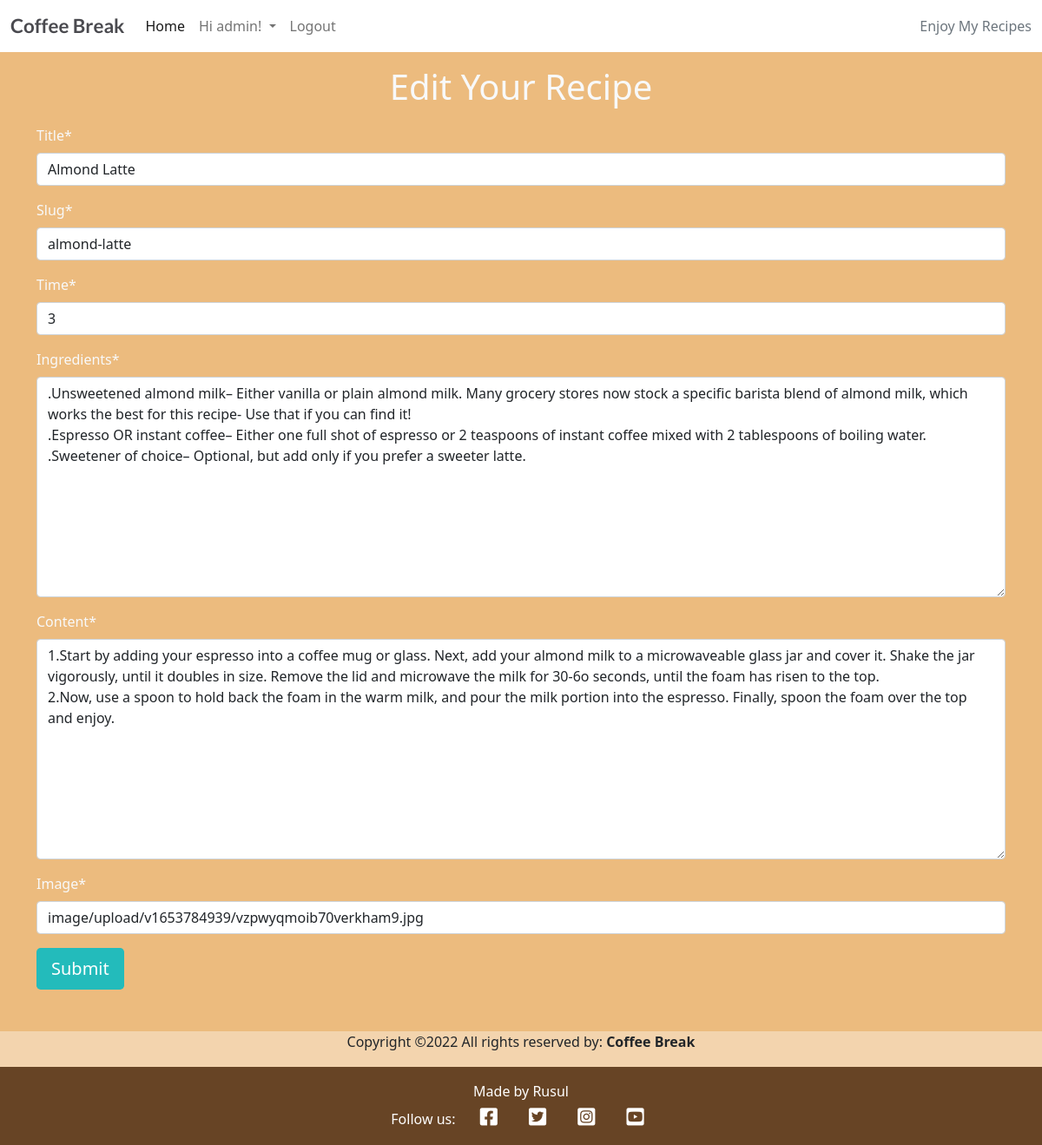
The app's page /edit_recipe/almond-latte (signed in) with its own data.
### coffeeblog/models.py (models this page shows, shortened)
class Post(models.Model):
    title = models.CharField(max_length=200, unique=True)
    slug = models.SlugField(max_length=200)
    author = models.ForeignKey(
        User, on_delete=models.CASCADE, related_name="blog_posts")
    updated_on = models.DateTimeField(auto_now=True)
    ingredients = models.TextField(default="")
    content = models.TextField(default="")
    time = models.IntegerField(default=0)
    featured_image = CloudinaryField('image', default='placeholder')
    excerpt = models.TextField(blank=True)
    created_on = models.DateTimeField(auto_now_add=True)
    status = models.IntegerField(choices=STATUS, default=0)
    likes = models.ManyToManyField(
        User, related_name='blogpost_likes', blank=True)
    class Meta:
        ordering = ['-created_on']

### coffeeblog/views.py (the view)
# urls.py: path('edit_recipe/<slug:slug>', views.edit_recipe, name='edit_recipe'),
def edit_recipe(request, slug):
    post = get_object_or_404(Post, slug=slug)
    recipe_form = RecipeForm(request.POST or None, instance=post)
    context = {
        "recipe_form": recipe_form,
        "post": post,
    }
    if request.method == "POST":
        recipe_form = RecipeForm(request.POST, instance=post)
        if recipe_form.is_valid():
            recipe = recipe_form.save(commit=False)
            recipe.author = request.user
            recipe.save()
            return redirect('home')
        else:
            return render(request, "base.html", context)
    else:
        return render(request, "edit_recipe.html", context)

### coffeeblog/forms.py
class RecipeForm(forms.ModelForm):
    class Meta:
        model = Post
        fields = ('title', 'slug', 'time', 'ingredients',
                  'content', 'featured_image',)

### templates/edit_recipe.html (shortened to what this page needs)
{% extends 'base.html' %}
{% load cloudinary %}
{% load crispy_forms_tags %}
{% load static %}
{% block content %}
    {% if user.is_authenticated %}
    <div class="container text-light">
        <div class="row">
            <div class="col mt-3 mb-5">
                <h1 class="text-center clack-text">Edit Your Recipe</h1>
                <form action="?action=save" method="post" style="margin-top: 1.3em;" enctype="multipart/form-data">
                    <div class="row">
                        <div class="col">
                            {{ recipe_form | crispy | safe }}
                        </div>
                    </div>
                    <button type="submit" class="btn btn-signup btn-lg green-btn">Submit</button>
                </form>
            </div>
        </div>
    </div>
    {% endif %}
{% endblock %}

### templates/base.html (shortened to what this page needs)
{% load static %}
<!DOCTYPE html>
<html class="h-100">
<head>
    <link rel="stylesheet" href="https://cdnjs.cloudflare.com/ajax/libs/font-awesome/5.15.3/css/all.min.css">
    <link href="https://cdn.jsdelivr.net/npm/bootstrap@5.0.1/dist/css/bootstrap.min.css" rel="stylesheet"
>
    <link rel="stylesheet" href="{% static 'css/style.css' %}">
</head>
<body class="d-flex flex-column h-100 main-bg">
    <nav class="navbar navbar-expand-lg navbar-light bg-white">
        <div class="container-fluid">
            <a class="navbar-brand" href="{% url 'home' %}"><span class="brand">Coffee Break</span></a>
            <div class="collapse navbar-collapse" id="navbarText">
                <ul class="navbar-nav me-auto mb-2 mb-lg-0">
                    <li class="nav-item">
                        <a class="nav-link active" aria-current="page" href="{% url 'home' %}">Home</a>
                    </li>
                    {% if user.is_authenticated %}
                    <li class="nav-item dropdown nav-style">
                        <a class="nav-link dropdown-toggle welcome" href="#" id="navbarDropdown" role="button"
                            data-bs-toggle="dropdown" aria-expanded="false">
                            <span class="welcome-usr">Hi {{ user.username }}!</span>
                        </a>
                    <li class="nav-item">
                        <a class="nav-link" href="{% url 'account_logout' %}">Logout</a>
                    </li>
                    {% endif %}
                </ul>
                <span class="navbar-text text-muted">
                    Enjoy My Recipes
                </span>
            </div>
        </div>
    </nav>
    <main class="flex-shrink-0 main-bg">
        {% block content %}{% endblock content %}
    </main>
    <div class="row align-items-center">
        <div class="m-0 text-center text-white8">
            <p> Copyright &copy;2022 All rights reserved by:
                    <strong class="black-text">Coffee Break</strong>
                </p>
        </div>
    </div>
    <footer class="footer mt-auto py-3 dark-bg">
        <p class="m-0 text-center text-white">Made by Rusul</p>
        <p class="m-0 text-center text-white">Follow us: <a href="https://www.facebook.com" class="btn-floating btn-sm text-white"
            style="font-size: 23px;" aria-label="Social Link - Facebook" target="_blank"><i class="fab fa-facebook-square ms-3"></i></a>
            <a href="https://www.twitter.com" class="btn-floating btn-sm text-white"
            style="font-size: 23px;" aria-label="Social Link - Twitter" target="_blank"><i class="fab fa-twitter-square ms-3"></i></a>
            <a href="https://www.instagram.com" class="btn-floating btn-sm text-white"
            style="font-size: 23px;" aria-label="Social Link - Instagram" target="_blank"><i class="fab fa-instagram-square ms-3"></i></a>
            <a href="https://www.youtube.com" class="btn-floating btn-sm text-white"
            style="font-size: 23px;" aria-label="Social Link - YouTube" target="_blank"><i class="fab fa-youtube-square ms-3"></i></a></p>
    </footer>
</body>
</html>

### static/css/style.css (style rules this page uses)
body { background-color: #F9FAFC; background-repeat: no-repeat; }
.brand { font-family: Lato, sans-serif; font-size: 1.4rem; font-weight: 700; color: #4A4A4F; }
.dark-bg { background-color: #674425; }
.main-bg { background-color: #e1943566; }
.btn-signup { background-color: #23BBBB; color: #fff; }

### records on screen
Post: title "Almond Latte", slug "almond-latte", time "3", ingredients ".Unsweetened almond milk– Either vanilla or plain almond milk. Many grocery stores now stock a specific barista blend of almond milk, which works the best for this recipe- Use that if you can find it! .Espresso OR instant coffee– Either one full shot of espresso or 2 teaspoons of instant coffee mixed with 2 tablespoons of boiling water. .Sweetener of choice– Optional, but add only if you prefer a sweeter latte.", content "1.Start by adding your espresso into a coffee mug or glass. Next, add your almond milk to a microwaveable glass jar and cover it. Shake the jar vigorously, until it doubles in size. Remove the lid and microwave the milk for 30-6o seconds, until the foam has risen to the top. 2.Now, use a spoon to hold back the foam in the warm milk, and pour the milk portion into the espresso. Finally, spoon the foam over the top and enjoy.", featured_image "image/upload/v1653784939/vzpwyqmoib70verkham9.jpg"

### other values on screen
{{ user.username }} "admin"
